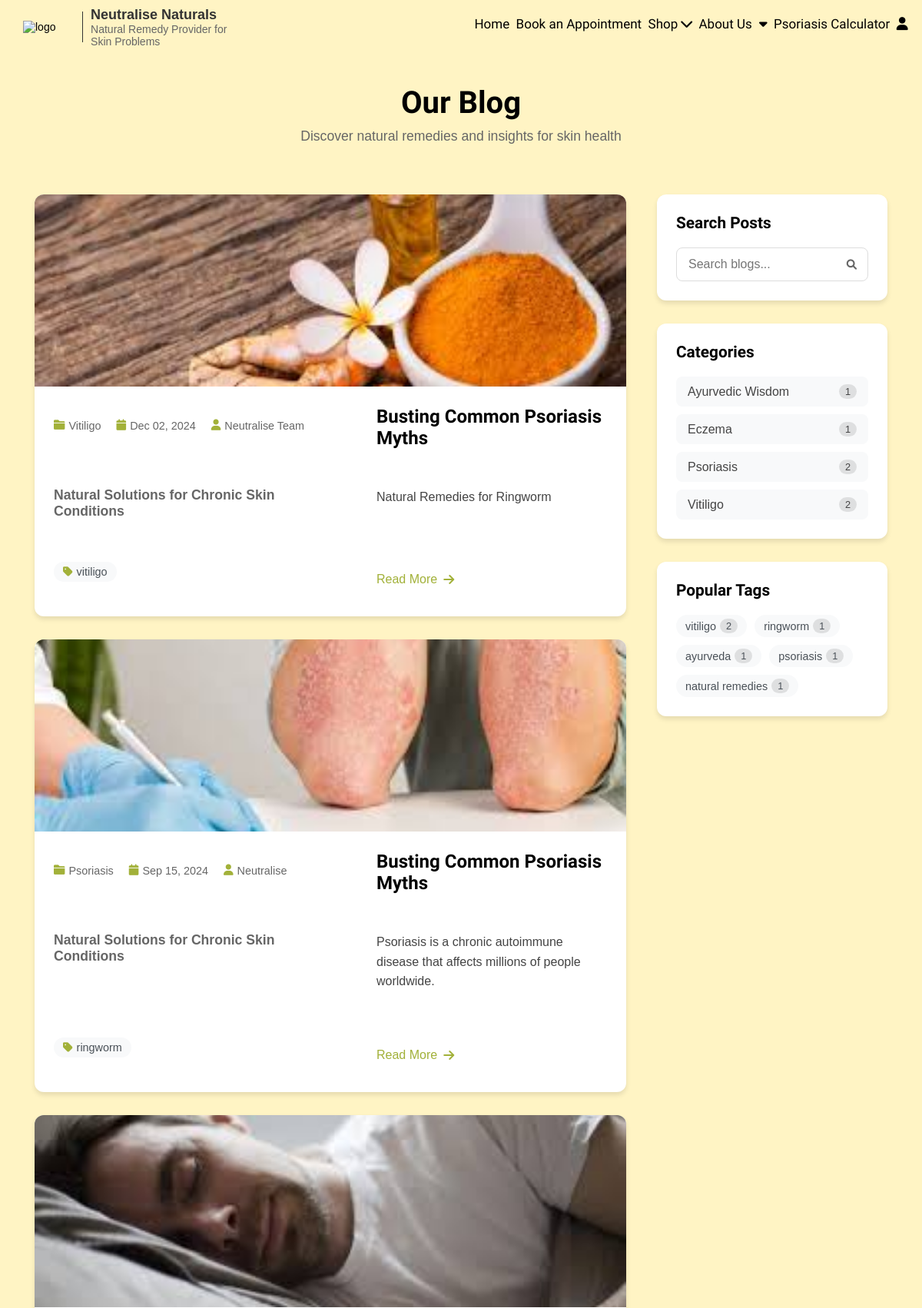
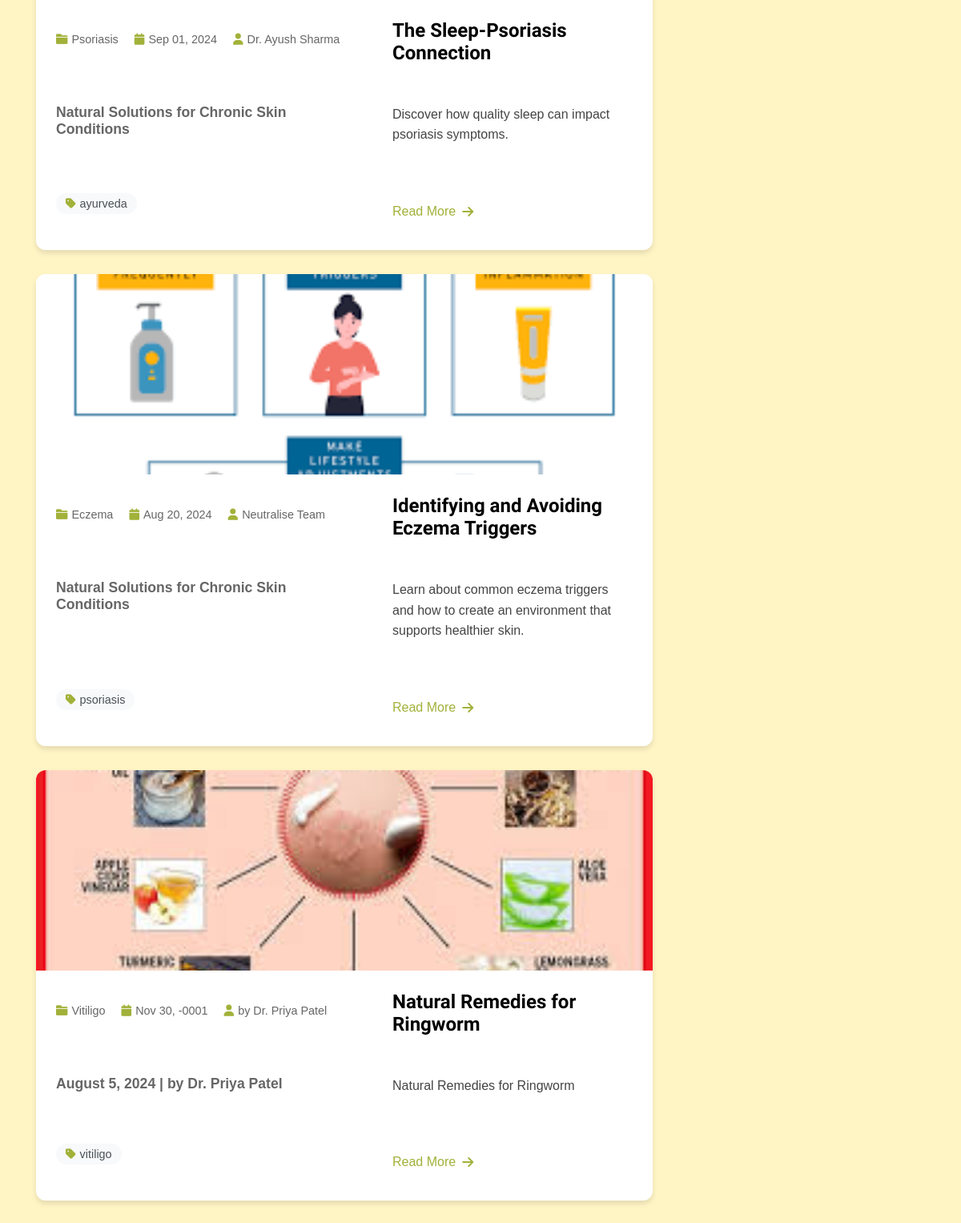
Screenshot of /blog.php (upper part) with the database file from the repository (2 pictures, top to bottom).
### tables this page shows
CREATE TABLE `blogs` (
  `id` int(11) NOT NULL,
  `title` varchar(255) NOT NULL,
  `subtitle` varchar(255) DEFAULT NULL,
  `content` text DEFAULT NULL,
  `post_date` date DEFAULT NULL,
  `author` varchar(255) DEFAULT NULL,
  `image` varchar(255) DEFAULT NULL,
  `category` varchar(255) DEFAULT NULL,
  `excerpt` text DEFAULT NULL,
  `tags` varchar(255) DEFAULT NULL
);

### blog.php (the view, shortened to what this page needs)
<!DOCTYPE html>
<html lang="en">
<head>
    <link rel="stylesheet" href="./css/index.css">
    <link rel="stylesheet" href="https://cdnjs.cloudflare.com/ajax/libs/font-awesome/6.0.0/css/all.min.css">
</head>
<body>
    <?php include 'header.php'; ?>
    <div class="blog-container">
        <div class="blog-header">
            <h1>Our Blog</h1>
            <p>Discover natural remedies and insights for skin health</p>
        </div>
        <div class="blog-content">
            <main class="blog-posts">
                <?php include('connection.php');
                $where_clause = "1=1";
                $query = "SELECT * FROM blogs WHERE $where_clause ORDER BY post_date DESC";
                $stmt = $con->prepare($query);
                $stmt->execute();
                $result = $stmt->get_result();
                if ($result->num_rows > 0):
                    while ($blog = $result->fetch_assoc()):
                ?>
                <article class="blog-card">
                    <div class="blog-image">
                        <img src="contents/blog/<?php echo htmlspecialchars($blog['image']); ?>" alt="<?php echo htmlspecialchars($blog['title']); ?>">
                    </div>
        <div class="blog-content">
                        <div class="blog-meta">
                            <span class="blog-category">
                                <i class="fas fa-folder"></i>
                                <?php echo htmlspecialchars($blog['category']); ?>
                            </span>
                            <span class="blog-date">
                                <i class="fas fa-calendar"></i>
                                <?php echo date('M d, Y', strtotime($blog['post_date'])); ?>
                            </span>
                            <span class="blog-author">
                                <i class="fas fa-user"></i>
                                <?php echo htmlspecialchars($blog['author']); ?>
                            </span>
                        </div>
                        <h2 class="blog-title"><?php echo htmlspecialchars($blog['title']); ?></h2>
                        <?php if (!empty($blog['subtitle'])): ?>
                            <h3 class="blog-subtitle"><?php echo htmlspecialchars($blog['subtitle']); ?></h3>
                        <?php endif; ?>
                        <p class="blog-excerpt"><?php echo htmlspecialchars($blog['excerpt']); ?></p>
                        <div class="blog-tags">
                            <?php
                            $tags = explode(',', $blog['tags']);
                            foreach ($tags as $tag):
                                $tag = trim($tag);
                            ?>
                            <a href="?tag=<?php echo urlencode($tag); ?>" class="tag">
                                <i class="fas fa-tag"></i>
                                <?php echo htmlspecialchars($tag); ?>
                            </a>
                            <?php endforeach; ?>
                        </div>
                        <a href="blog_post.php?id=<?php echo $blog['id']; ?>" class="read-more">
                            Read More <i class="fas fa-arrow-right"></i>
                        </a>
                    </div>
                </article>
                <?php
                    endwhile;
                endif;
                ?>
            </main>
            <aside class="blog-sidebar">
                <div class="sidebar-widget search-widget">
                    <h3>Search Posts</h3>
                    <form action="" method="GET" class="search-form">
                        <div class="search-input">
                            <input type="text" name="search" placeholder="Search blogs..." value="<?php echo isset($_GET['search']) ? htmlspecialchars($_GET['search']) : ''; ?>">
                            <button type="submit">
                                <i class="fas fa-search"></i>
                            </button>
                        </div>
            </form>
        </div>
                <div class="sidebar-widget categories-widget">
                    <h3>Categories</h3>
                    <ul class="category-list">
                        <?php
                        $categories_query = "SELECT DISTINCT category, COUNT(*) as count FROM blogs GROUP BY category ORDER BY category";
                        $categories_result = $con->query($categories_query);
                        while ($category = $categories_result->fetch_assoc()):
                            $active = isset($_GET['category']) && $_GET['category'] === $category['category'];
                        ?>
                        <li class="<?php echo $active ? 'active' : ''; ?>">
                            <a href="?category=<?php echo urlencode($category['category']); ?>">
                                <?php echo htmlspecialchars($category['category']); ?>
                                <span class="count"><?php echo $category['count']; ?></span>
                            </a>
                        </li>
                        <?php endwhile; ?>
                    </ul>
                </div>
                <div class="sidebar-widget tags-widget">
                    <h3>Popular Tags</h3>
                    <div class="tag-cloud">
                        <?php
                        $tags_query = "SELECT tags FROM blogs";
                        $tags_result = $con->query($tags_query);
                        $tag_counts = [];
                        while ($row = $tags_result->fetch_assoc()) {
                            $post_tags = explode(',', $row['tags']);
                            foreach ($post_tags as $tag) {
                                $tag = trim($tag);
                                if (!empty($tag)) {
                                    $tag_counts[$tag] = isset($tag_counts[$tag]) ? $tag_counts[$tag] + 1 : 1;
                                }
                            }
                        }
                        arsort($tag_counts);
                        $top_tags = array_slice($tag_counts, 0, 15, true);
                        foreach ($top_tags as $tag => $count):
                            $active = isset($_GET['tag']) && $_GET['tag'] === $tag;
                        ?>
                        <a href="?tag=<?php echo urlencode($tag); ?>" class="tag <?php echo $active ? 'active' : ''; ?>">
                            <?php echo htmlspecialchars($tag); ?>
                            <span class="count"><?php echo $count; ?></span>
                        </a>
                        <?php endforeach; ?>
                    </div>
                </div>
            </aside>
        </div>
    </div>
</body>
</html>

### header.php (shortened to what this page needs)
    <header>
      <nav>
        <img src="./contents/neutralise-logo.png" loading="lazy" alt="logo" class="logo">
        <div class="Text-next-logo">
            <span class="brand-name">Neutralise Naturals</span>
            <span class="tagline">Natural Remedy Provider for Skin Problems</span>
        </div>
        <div class="menu">
            <a href="./index.php">Home</a>
            <a href="./Appointment.php">Book an Appointment</a>
            <li class="nav-dropdown">
                <a href="#" class="nav-link">Shop <i class="fas fa-chevron-down"></i></a>
            </li>
            <div class="about-dropdown">
                <a href="./about-us.php">About Us
                    <i class="fa-solid fa-caret-down about-dropdown-icon"></i>
                </a>
            </div>
            <a href="./Calculator.php">Psoriasis Calculator</a>
            <div class="user-dropdown">
                <a href="" class="user-link" style="font-weight: bold;">
                    <i class="fa-solid fa-user"></i>
                </a>
            </div>
        </div>
    </nav>
</header>

### css/index.css (style rules this page uses)
:root { --main-bg-color: #fff4c4; --header-bg-color: #fff4c4; --text-color: #000000; --link-color: #000; --hover-color: #abbe47; --green-bg-color: #a2b139; --white-bg-color: #f7f7f7; --border-color: #abbe47; --footer-bg-color: #000; --footer-text-color: #bdbdbd; --error-color: red; --font-heading: "Jacques Francois", serif; --font-body: "Inter", sans-serif; }
* { margin: 0; padding: 0; font-family: "Josefin Sans", sans-serif; box-sizing: border-box; scroll-behavior: smooth; }
body, html { height: 100%; background-color: var(--main-bg-color); }
header { height: 70px; background-color: var(--header-bg-color); background-repeat: no-repeat; background-size: cover; background-position: center; }
nav { width: 100%; color: var(--text-color); display: flex; justify-content: flex-start; align-items: center; position: absolute; padding: 0 10px; height: 70px; }
.logo { width: 110px; height: auto; margin-left: 20px; margin-bottom: 10px; padding-top: 10px; padding-right: 0; }
.Text-next-logo { display: flex; flex-direction: column; font-family: var(--font-body); margin-right: 300px; }
.Text-next-logo .brand-name { font-size: 18px; font-weight: bold; color: #333; }
.Text-next-logo .tagline { font-size: 14px; color: #666; }
.menu { float: right; justify-content: space-evenly; width: 70%; max-width: 800px; display: none; }
.menu a { font-size: 17px; font-family: "Jacques Francois", serif; text-decoration: none; color: #000000; padding-bottom: 5px; border-bottom: 4px solid transparent; transition-duration: 0.2s; }
.about-dropdown { position: relative; display: inline-block; }
.about-dropdown-icon { margin-left: 5px; cursor: pointer; }
.user-dropdown { position: relative; display: inline-block; }
@media (min-width: 700px) { .logo { font-size: 14px; } }
@media (min-width: 700px) { .menu { display: flex; } }

### header.php (style rules this page uses)
.nav-dropdown { position: relative; display: inline-block; }
.nav-dropdown .nav-link { display: flex; align-items: center; gap: 4px; }

### rows the page displays
blogs: image (picture), category "Vitiligo", post_date "Dec 02, 2024", author "Neutralise Team", title "Busting Common Psoriasis Myths", subtitle "Natural Solutions for Chronic Skin Conditions", excerpt "Natural Remedies for Ringworm", tags "vitiligo"
blogs: image (picture), category "Psoriasis", post_date "Sep 15, 2024", author "Neutralise", title "Busting Common Psoriasis Myths", subtitle "Natural Solutions for Chronic Skin Conditions", excerpt "Psoriasis is a chronic autoimmune disease that affects millions of people worldwide.", tags "ringworm"
blogs: image (picture), category "Psoriasis", post_date "Sep 01, 2024", author "Dr. Ayush Sharma", title "The Sleep-Psoriasis Connection", subtitle "Natural Solutions for Chronic Skin Conditions", excerpt "Discover how quality sleep can impact psoriasis symptoms.", tags "ayurveda"
blogs: image+title (picture), category "Eczema", post_date "Aug 20, 2024", author "Neutralise Team", title "Identifying and Avoiding Eczema Triggers", subtitle "Natural Solutions for Chronic Skin Conditions", excerpt "Learn about common eczema triggers and how to create an environment that supports healthier skin.", tags "psoriasis"
blogs: image (picture), category "Vitiligo", post_date "Nov 30, -0001", author "by Dr. Priya Patel", title "Natural Remedies for Ringworm", subtitle "August 5, 2024 | by Dr. Priya Patel", excerpt "Natural Remedies for Ringworm", tags "vitiligo"

### other values shown
$category['category'] "Ayurvedic Wisdom"
$category['count'] "1"
$category['category'] "Eczema"
$category['category'] "Psoriasis"
$category['count'] "2"
$category['category'] "Vitiligo"
$tag "vitiligo"
$count "2"
$tag "ringworm"
$count "1"
$tag "ayurveda"
$tag "psoriasis"
$tag "natural remedies"
